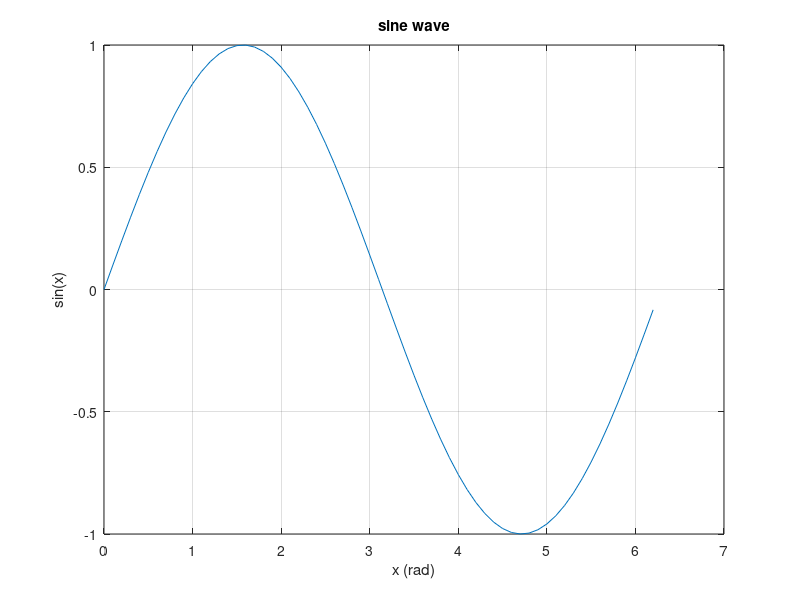

Reproduce this figure in MATLAB.
x = 0:0.1:2*pi;
y=sin(x);

plot(x,y)
title('sine wave')
xlabel('x (rad)')
ylabel('sin(x)')
grid on % shows grid line (horizontal and vertical grid lines)

%grid on	Turn grid on
%grid off	Turn grid off
%grid minor	Add smaller, lighter grid lines (minor ticks)

